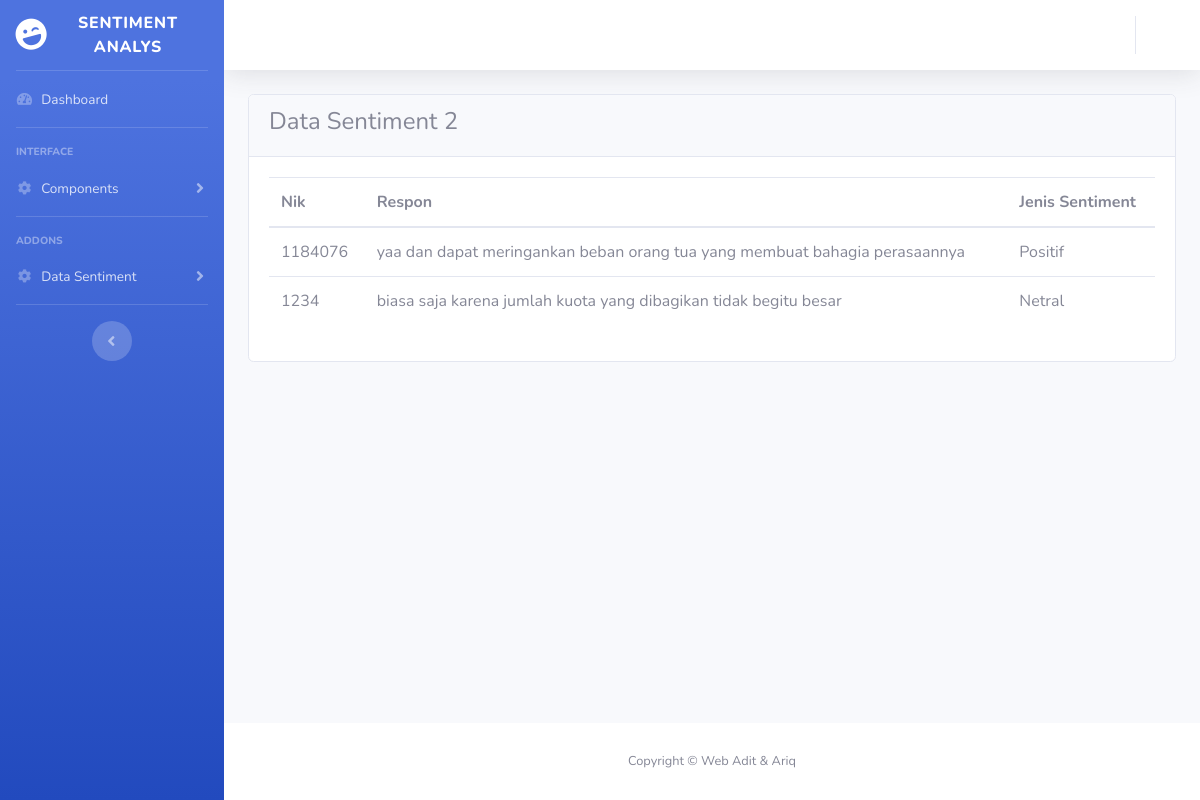
Screenshot of /index.php/admin/sentiment2 with the database file from the repository.
### tables this page shows
CREATE TABLE `respon` (
  `id` int(11) NOT NULL,
  `r1` varchar(256) NOT NULL,
  `r2` varchar(256) NOT NULL,
  `nik` int(11) NOT NULL
);

### application/controllers/Admin.php (called while the page is built, shortened)
<?php
class Admin extends CI_Controller
{
	public function sentiment2()
	{
		$data['logus'] = $this->db->get_where('pro', ['nik' =>$this->session->userdata('nik')])->row_array();
		$data['uspro'] = $this->db->query("SELECT * from uspro")->result();
		$data['R2'] = $this->db-> query("SELECT *,(
			CASE
				WHEN r2 LIKE '%suka%' THEN 'Positif'
				WHEN r2 LIKE '%senang%' THEN 'Positif'
				WHEN r2 LIKE '%bahagia%' THEN 'Positif'
				WHEN r2 LIKE '%jijik%' THEN 'Negatif'
				WHEN r2 LIKE '%benci%' THEN 'Negatif'
				WHEN r2 LIKE '%laknat%' THEN 'Negatif'
				WHEN r2 LIKE '%biasa%' THEN 'Netral'
				WHEN r2 LIKE '%suport%' THEN 'Netral'
			END)AS Sentiment
			FROM respon;")->result();
		$this->load->view('templates/header', $data);
		$this->load->view('templates/sidebar_A', $data);
		$this->load->view('templates/topbar', $data);
		$this->load->view('admin/s2', $data);
		$this->load->view('templates/footer', $data);
	}
}

### index.php (called while the page is built, shortened)
<?php
require_once BASEPATH.'core/CodeIgniter.php';

### application/views/admin/s2.php (the view)
           <div class="container-fluid">
               <div class="card">
              <div class="card-header">
                <h4>Data Sentiment 2</h4>
              </div>
                <div class="card-body">
                 <div class="table-responsive">
                  <table class="table">
						<thead>
				    <tr>
				      <th scope="col">Nik</th>
				      <th scope="col">Respon</th>
				      <th scope="col">Jenis Sentiment</th>
				    </tr>
				</thead>
			  <tbody>
			    <?php foreach ($R2 as $row){?>
			    <tr>
			    	<td><?= $row -> nik ?></td>
			    	<td><?= $row -> r2 ?></td>
			    	<td><?= $row -> Sentiment ?></td>
			    </tr>
			    <?php
				}?>
			   </tbody>
			</table>
		</div>
	</div>
</div>
           </div>
       </div>

### rows the page displays
respon: nik "1184076", r2 "yaa dan dapat meringankan beban orang tua yang membuat bahagia perasaannya", row "Positif"
respon: nik "1234", r2 "biasa saja karena jumlah kuota yang dibagikan tidak begitu besar", row "Netral"
